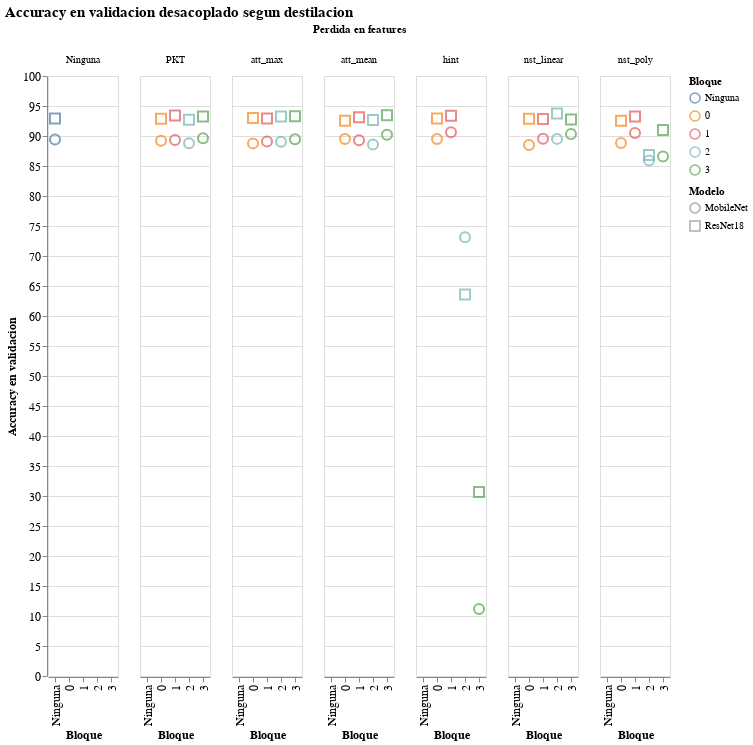

Notebook code for this chart:
### Code cell
def grafico_con_columnas(source,
                         y='test_acc',
                         title="Accuracy en validacion desacoplado segun destilacion",
                         shape='student',
                         column='feat_dist',
                         color='layer',
                         fill=None
                        ):
    encodings={"shape":alt.Shape("%s:O"%shape,legend=alt.Legend(title=global_titles[shape])),
        "y":alt.Y(y,title=global_titles[y]),
        "column":alt.Column('%s:O'%column,title=global_titles[column]),
        "x":alt.X('%s:N'%color,title=global_titles[color]),
        "color":alt.Color('%s:N'%color,legend=alt.Legend(title=global_titles[color]))}
    
    if fill is not None:
        encodings["fill"]=alt.Color(fill)

    d1=alt.Chart(source,title=title).mark_point(size=100).encode(**encodings
        ).configure_axis(titleFontSize=12,labelFontSize=12).configure_title(fontSize=15).interactive()
    return d1.properties(width=70,height=600)

grafico_con_columnas(source)

### Figure 1 — Vega-Lite specification as saved in the notebook (floating-point values rounded to 4 significant figures)
{"config": {"view": {"continuousWidth": 400, "continuousHeight": 300}, "axis": {"labelFontSize": 12, "titleFontSize": 12}, "title": {"fontSize": 15}}, "data": {"name": "data-a7af65d05f721c2ba443eb0d113c6d69"}, "mark": {"type": "point", "size": 100}, "encoding": {"color": {"type": "nominal", "field": "layer", "legend": {"title": "Bloque"}}, "column": {"type": "ordinal", "field": "feat_dist", "title": "Perdida en features"}, "shape": {"type": "ordinal", "field": "student", "legend": {"title": "Modelo"}}, "x": {"type": "nominal", "field": "layer", "title": "Bloque"}, "y": {"type": "quantitative", "field": "test_acc", "title": "Accuracy en validacion"}}, "height": 600, "selection": {"selector126": {"type": "interval", "bind": "scales", "encodings": ["x", "y"]}}, "title": "Accuracy en validacion desacoplado segun destilacion", "width": 70, "$schema": "https://vega.github.io/schema/vega-lite/v4.8.1.json", "datasets": {"data-a7af65d05f721c2ba443eb0d113c6d69": [{"test_acc": 89.42, "test_teacher/acc": 93.94, "test_loss": 0.01408, "test_eval": 1.295, "train_acc": 94.86, "train_teacher/acc": 99.89, "train_loss": 0.009106, "train_eval": 0.4043, "student": "MobileNet", "transform": "Ninguna", "dataset": "None", "temp": 8, "log_dist": "KD", "feat_dist": "Ninguna", "layer": "Ninguna", "delta_test": -4.52, "test/train": 0.9427, "last_layer": null}, {"test_acc": 92.91, "test_teacher/acc": 93.94, "test_loss": 0.006857, "test_eval": 0.7865, "train_acc": 99.02, "train_teacher/acc": 99.9, "train_loss": 0.003181, "train_eval": 0.04594, "student": "ResNet18", "transform": "Ninguna", "dataset": "None", "temp": 8, "log_dist": "KD", "feat_dist": "Ninguna", "layer": "Ninguna", "delta_test": -1.03, "test/train": 0.9383, "last_layer": null}, {"test_acc": 88.77, "test_teacher/acc": 93.94, "test_loss": 0.01508, "test_eval": 1.395, "train_acc": 94.67, "train_teacher/acc": 99.89, "train_loss": 0.009206, "train_eval": 0.4134, "student": "MobileNet", "transform": "Ninguna", "dataset": "cifar10,", "temp": 8, "log_dist": "KD", "feat_dist": "att_max", "layer": 0, "delta_test": -5.17, "test/train": 0.9377, "last_layer": "KD,T-8"}, {"test_acc": 89.1, "test_teacher/acc": 93.94, "test_loss": 0.01436, "test_eval": 1.279, "train_acc": 94.7, "train_teacher/acc": 99.88, "train_loss": 0.009395, "train_eval": 0.4169, "student": "MobileNet", "transform": "Ninguna", "dataset": "cifar10,", "temp": 8, "log_dist": "KD", "feat_dist": "att_max", "layer": 1, "delta_test": -4.84, "test/train": 0.9409, "last_layer": "KD,T-8"}, {"test_acc": 89.04, "test_teacher/acc": 93.94, "test_loss": 0.01553, "test_eval": 1.353, "train_acc": 94.83, "train_teacher/acc": 99.91, "train_loss": 0.00936, "train_eval": 0.3952, "student": "MobileNet", "transform": "Ninguna", "dataset": "cifar10,", "temp": 8, "log_dist": "KD", "feat_dist": "att_max", "layer": 2, "delta_test": -4.9, "test/train": 0.9389, "last_layer": "KD,T-8"}, {"test_acc": 89.46, "test_teacher/acc": 93.94, "test_loss": 0.01944, "test_eval": 1.299, "train_acc": 95.11, "train_teacher/acc": 99.91, "train_loss": 0.01402, "train_eval": 0.3856, "student": "MobileNet", "transform": "Ninguna", "dataset": "cifar10,", "temp": 8, "log_dist": "KD", "feat_dist": "att_max", "layer": 3, "delta_test": -4.48, "test/train": 0.9406, "last_layer": "KD,T-8"}, {"test_acc": 89.5, "test_teacher/acc": 93.94, "test_loss": 0.01519, "test_eval": 1.348, "train_acc": 94.72, "train_teacher/acc": 99.88, "train_loss": 0.009325, "train_eval": 0.4083, "student": "MobileNet", "transform": "Ninguna", "dataset": "cifar10,", "temp": 8, "log_dist": "KD", "feat_dist": "att_mean", "layer": 0, "delta_test": -4.44, "test/train": 0.9449, "last_layer": "KD,T-8"}, {"test_acc": 89.31, "test_teacher/acc": 93.94, "test_loss": 0.0147, "test_eval": 1.32, "train_acc": 95.01, "train_teacher/acc": 99.88, "train_loss": 0.009293, "train_eval": 0.3877, "student": "MobileNet", "transform": "Ninguna", "dataset": "cifar10,", "temp": 8, "log_dist": "KD", "feat_dist": "att_mean", "layer": 1, "delta_test": -4.63, "test/train": 0.94, "last_layer": "KD,T-8"}, {"test_acc": 88.59, "test_teacher/acc": 93.94, "test_loss": 0.01586, "test_eval": 1.387, "train_acc": 94.92, "train_teacher/acc": 99.91, "train_loss": 0.01017, "train_eval": 0.4011, "student": "MobileNet", "transform": "Ninguna", "dataset": "cifar10,", "temp": 8, "log_dist": "KD", "feat_dist": "att_mean", "layer": 2, "delta_test": -5.35, "test/train": 0.9333, "last_layer": "KD,T-8"}, {"test_acc": 90.2, "test_teacher/acc": 93.94, "test_loss": 0.02588, "test_eval": 1.214, "train_acc": 95.38, "train_teacher/acc": 99.91, "train_loss": 0.02096, "train_eval": 0.3339, "student": "MobileNet", "transform": "Ninguna", "dataset": "cifar10,", "temp": 8, "log_dist": "KD", "feat_dist": "att_mean", "layer": 3, "delta_test": -3.74, "test/train": 0.9457, "last_layer": "KD,T-8"}, {"test_acc": 89.5, "test_teacher/acc": 93.94, "test_loss": 70.4, "test_eval": 1.299, "train_acc": 95.14, "train_teacher/acc": 99.91, "train_loss": 67.8, "train_eval": 0.3845, "student": "MobileNet", "transform": "Ninguna", "dataset": "cifar10,", "temp": 8, "log_dist": "KD", "feat_dist": "hint", "layer": 0, "delta_test": -4.44, "test/train": 0.9408, "last_layer": "KD,T-8"}, {"test_acc": 90.62, "test_teacher/acc": 93.94, "test_loss": 175.7, "test_eval": 1.134, "train_acc": 96.14, "train_teacher/acc": 99.91, "train_loss": 160.7, "train_eval": 0.283, "student": "MobileNet", "transform": "Ninguna", "dataset": "cifar10,", "temp": 8, "log_dist": "KD", "feat_dist": "hint", "layer": 1, "delta_test": -3.32, "test/train": 0.9426, "last_layer": "KD,T-8"}, {"test_acc": 73.12, "test_teacher/acc": 93.94, "test_loss": 43120.0, "test_eval": 3.172, "train_acc": 73.88, "train_teacher/acc": 99.91, "train_loss": 36430.0, "train_eval": 2.472, "student": "MobileNet", "transform": "Ninguna", "dataset": "cifar10,", "temp": 8, "log_dist": "KD", "feat_dist": "hint", "layer": 2, "delta_test": -20.82, "test/train": 0.9897, "last_layer": "KD,T-8"}, {"test_acc": 11.17, "test_teacher/acc": 93.94, "test_loss": 12650.0, "test_eval": 10.84, "train_acc": 27.8, "train_teacher/acc": 99.92, "train_loss": 7571.0, "train_eval": 4.481, "student": "MobileNet", "transform": "Ninguna", "dataset": "cifar10,", "temp": 8, "log_dist": "KD", "feat_dist": "hint", "layer": 3, "delta_test": -82.77, "test/train": 0.4018, "last_layer": "KD,T-8"}, {"test_acc": 88.5, "test_teacher/acc": 93.94, "test_loss": 0.03599, "test_eval": 1.371, "train_acc": 94.45, "train_teacher/acc": 99.9, "train_loss": 0.02538, "train_eval": 0.4435, "student": "MobileNet", "transform": "Ninguna", "dataset": "cifar10,", "temp": 8, "log_dist": "KD", "feat_dist": "nst_linear", "layer": 0, "delta_test": -5.44, "test/train": 0.937, "last_layer": "KD,T-8"}, {"test_acc": 89.55, "test_teacher/acc": 93.94, "test_loss": 0.02572, "test_eval": 1.281, "train_acc": 95.02, "train_teacher/acc": 99.89, "train_loss": 0.01884, "train_eval": 0.3872, "student": "MobileNet", "transform": "Ninguna", "dataset": "cifar10,", "temp": 8, "log_dist": "KD", "feat_dist": "nst_linear", "layer": 1, "delta_test": -4.39, "test/train": 0.9424, "last_layer": "KD,T-8"}, {"test_acc": 89.52, "test_teacher/acc": 93.94, "test_loss": 0.02017, "test_eval": 1.269, "train_acc": 94.87, "train_teacher/acc": 99.9, "train_loss": 0.01419, "train_eval": 0.3965, "student": "MobileNet", "transform": "Ninguna", "dataset": "cifar10,", "temp": 8, "log_dist": "KD", "feat_dist": "nst_linear", "layer": 2, "delta_test": -4.42, "test/train": 0.9436, "last_layer": "KD,T-8"}, {"test_acc": 90.33, "test_teacher/acc": 93.94, "test_loss": 0.02095, "test_eval": 1.188, "train_acc": 94.8, "train_teacher/acc": 99.89, "train_loss": 0.01567, "train_eval": 0.4163, "student": "MobileNet", "transform": "Ninguna", "dataset": "cifar10,", "temp": 8, "log_dist": "KD", "feat_dist": "nst_linear", "layer": 3, "delta_test": -3.61, "test/train": 0.9528, "last_layer": "KD,T-8"}, {"test_acc": 88.83, "test_teacher/acc": 93.94, "test_loss": 2.714, "test_eval": 1.389, "train_acc": 94.99, "train_teacher/acc": 99.91, "train_loss": 1.356, "train_eval": 0.3983, "student": "MobileNet", "transform": "Ninguna", "dataset": "cifar10,", "temp": 8, "log_dist": "KD", "feat_dist": "nst_poly", "layer": 0, "delta_test": -5.11, "test/train": 0.9351, "last_layer": "KD,T-8"}, {"test_acc": 90.49, "test_teacher/acc": 93.94, "test_loss": 0.1159, "test_eval": 1.207, "train_acc": 95.97, "train_teacher/acc": 99.92, "train_loss": 0.06182, "train_eval": 0.311, "student": "MobileNet", "transform": "Ninguna", "dataset": "cifar10,", "temp": 8, "log_dist": "KD", "feat_dist": "nst_poly", "layer": 1, "delta_test": -3.45, "test/train": 0.9429, "last_layer": "KD,T-8"}, {"test_acc": 85.92, "test_teacher/acc": 93.94, "test_loss": 0.1898, "test_eval": 1.728, "train_acc": 90.79, "train_teacher/acc": 99.91, "train_loss": 0.1683, "train_eval": 0.7833, "student": "MobileNet", "transform": "Ninguna", "dataset": "cifar10,", "temp": 8, "log_dist": "KD", "feat_dist": "nst_poly", "layer": 2, "delta_test": -8.02, "test/train": 0.9463, "last_layer": "KD,T-8"}, {"test_acc": 86.58, "test_teacher/acc": 93.94, "test_loss": 0.03997, "test_eval": 1.566, "train_acc": 91.16, "train_teacher/acc": 99.92, "train_loss": 0.0284, "train_eval": 0.7596, "student": "MobileNet", "transform": "Ninguna", "dataset": "cifar10,", "temp": 8, "log_dist": "KD", "feat_dist": "nst_poly", "layer": 3, "delta_test": -7.36, "test/train": 0.9498, "last_layer": "KD,T-8"}, {"test_acc": 89.22, "test_teacher/acc": 93.94, "test_loss": 0.0144, "test_eval": 1.305, "train_acc": 94.81, "train_teacher/acc": 99.89, "train_loss": 0.009154, "train_eval": 0.416, "student": "MobileNet", "transform": "Ninguna", "dataset": "cifar10,", "temp": 8, "log_dist": "KD", "feat_dist": "PKT", "layer": 0, "delta_test": -4.72, "test/train": 0.941, "last_layer": "KD,T-8"}, {"test_acc": 89.35, "test_teacher/acc": 93.94, "test_loss": 0.01377, "test_eval": 1.292, "train_acc": 94.77, "train_teacher/acc": 99.91, "train_loss": 0.009018, "train_eval": 0.4045, "student": "MobileNet", "transform": "Ninguna", "dataset": "cifar10,", "temp": 8, "log_dist": "KD", "feat_dist": "PKT", "layer": 1, "delta_test": -4.59, "test/train": 0.9428, "last_layer": "KD,T-8"}, {"test_acc": 88.79, "test_teacher/acc": 93.94, "test_loss": 0.01453, "test_eval": 1.352, "train_acc": 94.54, "train_teacher/acc": 99.91, "train_loss": 0.009427, "train_eval": 0.4243, "student": "MobileNet", "transform": "Ninguna", "dataset": "cifar10,", "temp": 8, "log_dist": "KD", "feat_dist": "PKT", "layer": 2, "delta_test": -5.15, "test/train": 0.9392, "last_layer": "KD,T-8"}, {"test_acc": 89.61, "test_teacher/acc": 93.94, "test_loss": 0.01479, "test_eval": 1.33, "train_acc": 94.86, "train_teacher/acc": 99.91, "train_loss": 0.009168, "train_eval": 0.4039, "student": "MobileNet", "transform": "Ninguna", "dataset": "cifar10,", "temp": 8, "log_dist": "KD", "feat_dist": "PKT", "layer": 3, "delta_test": -4.33, "test/train": 0.9447, "last_layer": "KD,T-8"}, {"test_acc": 93.0, "test_teacher/acc": 93.94, "test_loss": 0.006939, "test_eval": 0.7465, "train_acc": 99.04, "train_teacher/acc": 99.92, "train_loss": 0.003131, "train_eval": 0.04648, "student": "ResNet18", "transform": "Ninguna", "dataset": "cifar10,", "temp": 8, "log_dist": "KD", "feat_dist": "att_max", "layer": 0, "delta_test": -0.94, "test/train": 0.9391, "last_layer": "KD,T-8"}, {"test_acc": 92.91, "test_teacher/acc": 93.94, "test_loss": 0.007031, "test_eval": 0.7931, "train_acc": 98.93, "train_teacher/acc": 99.9, "train_loss": 0.003364, "train_eval": 0.05394, "student": "ResNet18", "transform": "Ninguna", "dataset": "cifar10,", "temp": 8, "log_dist": "KD", "feat_dist": "att_max", "layer": 1, "delta_test": -1.03, "test/train": 0.9391, "last_layer": "KD,T-8"}, {"test_acc": 93.27, "test_teacher/acc": 93.94, "test_loss": 0.006877, "test_eval": 0.7336, "train_acc": 99.03, "train_teacher/acc": 99.86, "train_loss": 0.003446, "train_eval": 0.04912, "student": "ResNet18", "transform": "Ninguna", "dataset": "cifar10,", "temp": 8, "log_dist": "KD", "feat_dist": "att_max", "layer": 2, "delta_test": -0.67, "test/train": 0.9419, "last_layer": "KD,T-8"}, {"test_acc": 93.29, "test_teacher/acc": 93.94, "test_loss": 0.008951, "test_eval": 0.7217, "train_acc": 99.19, "train_teacher/acc": 99.9, "train_loss": 0.005458, "train_eval": 0.0357, "student": "ResNet18", "transform": "Ninguna", "dataset": "cifar10,", "temp": 8, "log_dist": "KD", "feat_dist": "att_max", "layer": 3, "delta_test": -0.65, "test/train": 0.9405, "last_layer": "KD,T-8"}, {"test_acc": 92.56, "test_teacher/acc": 93.94, "test_loss": 0.007214, "test_eval": 0.8452, "train_acc": 98.97, "train_teacher/acc": 99.89, "train_loss": 0.003202, "train_eval": 0.04846, "student": "ResNet18", "transform": "Ninguna", "dataset": "cifar10,", "temp": 8, "log_dist": "KD", "feat_dist": "att_mean", "layer": 0, "delta_test": -1.38, "test/train": 0.9352, "last_layer": "KD,T-8"}, {"test_acc": 93.14, "test_teacher/acc": 93.94, "test_loss": 0.006817, "test_eval": 0.7617, "train_acc": 99.03, "train_teacher/acc": 99.92, "train_loss": 0.003258, "train_eval": 0.04956, "student": "ResNet18", "transform": "Ninguna", "dataset": "cifar10,", "temp": 8, "log_dist": "KD", "feat_dist": "att_mean", "layer": 1, "delta_test": -0.8, "test/train": 0.9405, "last_layer": "KD,T-8"}, {"test_acc": 92.65, "test_teacher/acc": 93.94, "test_loss": 0.007827, "test_eval": 0.8556, "train_acc": 99.05, "train_teacher/acc": 99.91, "train_loss": 0.003647, "train_eval": 0.04582, "student": "ResNet18", "transform": "Ninguna", "dataset": "cifar10,", "temp": 8, "log_dist": "KD", "feat_dist": "att_mean", "layer": 2, "delta_test": -1.29, "test/train": 0.9353, "last_layer": "KD,T-8"}, {"test_acc": 93.47, "test_teacher/acc": 93.94, "test_loss": 0.0129, "test_eval": 0.692, "train_acc": 99.2, "train_teacher/acc": 99.89, "train_loss": 0.009162, "train_eval": 0.03493, "student": "ResNet18", "transform": "Ninguna", "dataset": "cifar10,", "temp": 8, "log_dist": "KD", "feat_dist": "att_mean", "layer": 3, "delta_test": -0.47, "test/train": 0.9422, "last_layer": "KD,T-8"}, {"test_acc": 92.9, "test_teacher/acc": 93.94, "test_loss": 11.29, "test_eval": 0.7762, "train_acc": 99.2, "train_teacher/acc": 99.89, "train_loss": 10.88, "train_eval": 0.0373, "student": "ResNet18", "transform": "Ninguna", "dataset": "cifar10,", "temp": 8, "log_dist": "KD", "feat_dist": "hint", "layer": 0, "delta_test": -1.04, "test/train": 0.9365, "last_layer": "KD,T-8"}, {"test_acc": 93.39, "test_teacher/acc": 93.94, "test_loss": 50.91, "test_eval": 0.7433, "train_acc": 99.35, "train_teacher/acc": 99.92, "train_loss": 46.14, "train_eval": 0.0297, "student": "ResNet18", "transform": "Ninguna", "dataset": "cifar10,", "temp": 8, "log_dist": "KD", "feat_dist": "hint", "layer": 1, "delta_test": -0.55, "test/train": 0.94, "last_layer": "KD,T-8"}, {"test_acc": 63.59, "test_teacher/acc": 93.94, "test_loss": 30620.0, "test_eval": 4.019, "train_acc": 66.55, "train_teacher/acc": 99.91, "train_loss": 13250.0, "train_eval": 2.972, "student": "ResNet18", "transform": "Ninguna", "dataset": "cifar10,", "temp": 8, "log_dist": "KD", "feat_dist": "hint", "layer": 2, "delta_test": -30.35, "test/train": 0.9555, "last_layer": "KD,T-8"}, {"test_acc": 30.65, "test_teacher/acc": 93.94, "test_loss": 13230.0, "test_eval": 4.058, "train_acc": 30.12, "train_teacher/acc": 99.91, "train_loss": 8551.0, "train_eval": 3.898, "student": "ResNet18", "transform": "Ninguna", "dataset": "cifar10,", "temp": 8, "log_dist": "KD", "feat_dist": "hint", "layer": 3, "delta_test": -63.29, "test/train": 1.018, "last_layer": "KD,T-8"}, {"test_acc": 92.89, "test_teacher/acc": 93.94, "test_loss": 0.01084, "test_eval": 0.7738, "train_acc": 99.06, "train_teacher/acc": 99.9, "train_loss": 0.006382, "train_eval": 0.04579, "student": "ResNet18", "transform": "Ninguna", "dataset": "cifar10,", "temp": 8, "log_dist": "KD", "feat_dist": "nst_linear", "layer": 0, "delta_test": -1.05, "test/train": 0.9378, "last_layer": "KD,T-8"}, {"test_acc": 92.82, "test_teacher/acc": 93.94, "test_loss": 0.01146, "test_eval": 0.8084, "train_acc": 98.98, "train_teacher/acc": 99.92, "train_loss": 0.006565, "train_eval": 0.05312, "student": "ResNet18", "transform": "Ninguna", "dataset": "cifar10,", "temp": 8, "log_dist": "KD", "feat_dist": "nst_linear", "layer": 1, "delta_test": -1.12, "test/train": 0.9377, "last_layer": "KD,T-8"}, {"test_acc": 93.76, "test_teacher/acc": 93.94, "test_loss": 0.00843, "test_eval": 0.692, "train_acc": 99.2, "train_teacher/acc": 99.91, "train_loss": 0.004905, "train_eval": 0.03824, "student": "ResNet18", "transform": "Ninguna", "dataset": "cifar10,", "temp": 8, "log_dist": "KD", "feat_dist": "nst_linear", "layer": 2, "delta_test": -0.18, "test/train": 0.9451, "last_layer": "KD,T-8"}, {"test_acc": 92.74, "test_teacher/acc": 93.94, "test_loss": 0.01167, "test_eval": 0.7838, "train_acc": 99.01, "train_teacher/acc": 99.91, "train_loss": 0.006766, "train_eval": 0.04811, "student": "ResNet18", "transform": "Ninguna", "dataset": "cifar10,", "temp": 8, "log_dist": "KD", "feat_dist": "nst_linear", "layer": 3, "delta_test": -1.2, "test/train": 0.9367, "last_layer": "KD,T-8"}, {"test_acc": 92.54, "test_teacher/acc": 93.94, "test_loss": 0.5012, "test_eval": 0.8025, "train_acc": 99.1, "train_teacher/acc": 99.9, "train_loss": 0.2098, "train_eval": 0.04166, "student": "ResNet18", "transform": "Ninguna", "dataset": "cifar10,", "temp": 8, "log_dist": "KD", "feat_dist": "nst_poly", "layer": 0, "delta_test": -1.4, "test/train": 0.9338, "last_layer": "KD,T-8"}, {"test_acc": 93.24, "test_teacher/acc": 93.94, "test_loss": 0.03394, "test_eval": 0.7357, "train_acc": 99.25, "train_teacher/acc": 99.93, "train_loss": 0.0175, "train_eval": 0.03633, "student": "ResNet18", "transform": "Ninguna", "dataset": "cifar10,", "temp": 8, "log_dist": "KD", "feat_dist": "nst_poly", "layer": 1, "delta_test": -0.7, "test/train": 0.9395, "last_layer": "KD,T-8"}, {"test_acc": 86.85, "test_teacher/acc": 93.94, "test_loss": 0.1173, "test_eval": 1.532, "train_acc": 93.83, "train_teacher/acc": 99.91, "train_loss": 0.07008, "train_eval": 0.3967, "student": "ResNet18", "transform": "Ninguna", "dataset": "cifar10,", "temp": 8, "log_dist": "KD", "feat_dist": "nst_poly", "layer": 2, "delta_test": -7.09, "test/train": 0.9256, "last_layer": "KD,T-8"}, {"test_acc": 91.0, "test_teacher/acc": 93.94, "test_loss": 0.02765, "test_eval": 1.006, "train_acc": 96.57, "train_teacher/acc": 99.93, "train_loss": 0.0164, "train_eval": 0.201, "student": "ResNet18", "transform": "Ninguna", "dataset": "cifar10,", "temp": 8, "log_dist": "KD", "feat_dist": "nst_poly", "layer": 3, "delta_test": -2.94, "test/train": 0.9424, "last_layer": "KD,T-8"}, {"test_acc": 92.88, "test_teacher/acc": 93.94, "test_loss": 0.006906, "test_eval": 0.7867, "train_acc": 99.08, "train_teacher/acc": 99.91, "train_loss": 0.003107, "train_eval": 0.04384, "student": "ResNet18", "transform": "Ninguna", "dataset": "cifar10,", "temp": 8, "log_dist": "KD", "feat_dist": "PKT", "layer": 0, "delta_test": -1.06, "test/train": 0.9374, "last_layer": "KD,T-8"}, {"test_acc": 93.41, "test_teacher/acc": 93.94, "test_loss": 0.006757, "test_eval": 0.77, "train_acc": 98.99, "train_teacher/acc": 99.89, "train_loss": 0.003212, "train_eval": 0.05201, "student": "ResNet18", "transform": "Ninguna", "dataset": "cifar10,", "temp": 8, "log_dist": "KD", "feat_dist": "PKT", "layer": 1, "delta_test": -0.53, "test/train": 0.9437, "last_layer": "KD,T-8"}, {"test_acc": 92.7, "test_teacher/acc": 93.94, "test_loss": 0.007269, "test_eval": 0.8137, "train_acc": 98.97, "train_teacher/acc": 99.89, "train_loss": 0.003196, "train_eval": 0.05339, "student": "ResNet18", "transform": "Ninguna", "dataset": "cifar10,", "temp": 8, "log_dist": "KD", "feat_dist": "PKT", "layer": 2, "delta_test": -1.24, "test/train": 0.9367, "last_layer": "KD,T-8"}, {"test_acc": 93.26, "test_teacher/acc": 93.94, "test_loss": 0.006542, "test_eval": 0.747, "train_acc": 99.07, "train_teacher/acc": 99.89, "train_loss": 0.003151, "train_eval": 0.04638, "student": "ResNet18", "transform": "Ninguna", "dataset": "cifar10,", "temp": 8, "log_dist": "KD", "feat_dist": "PKT", "layer": 3, "delta_test": -0.68, "test/train": 0.9413, "last_layer": "KD,T-8"}]}}
